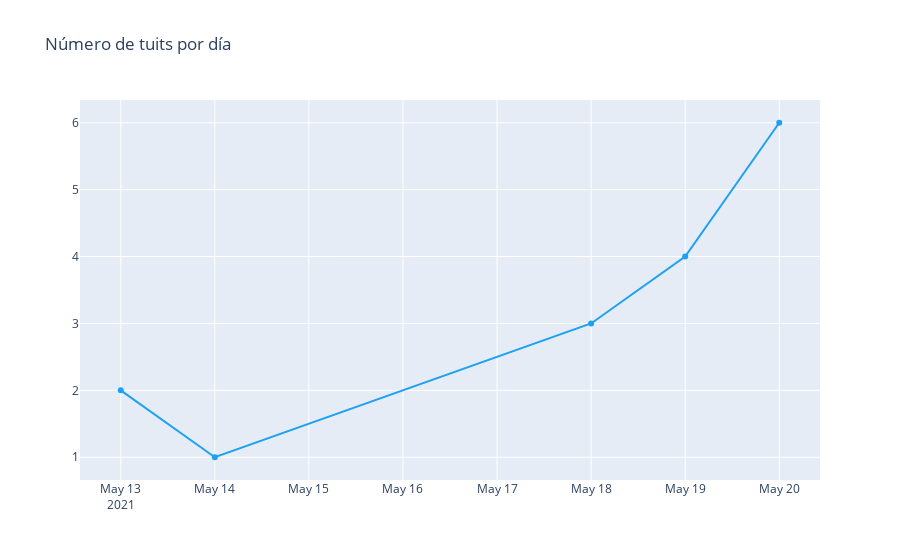

Notebook cell for this chart:
### Code cell
trace = go.Scatter(x=temp.fecha.values,
                   y=temp.cnt.values,
                   text=[f"Fecha: {f}<br>Tuits: {c}" for f,c in zip(temp.fecha.values,temp.cnt.values)],
                   hoverinfo='text',
                   mode='lines+markers',
                   name='Días',
                   line={'color':'#1DA1F2'})
layout = go.Layout(title='Número de tuits por día')
fig = go.Figure(data=[trace], layout=layout)
iplot(fig)

### Figure 1 — Plotly figure (JSON) as saved in the notebook; plotly's stock layout.template omitted (floating-point values rounded to 4 significant figures)
{"data": [{"hoverinfo": "text", "line": {"color": "#1DA1F2"}, "mode": "lines+markers", "name": "Días", "text": ["Fecha: 2021-05-13<br>Tuits: 2", "Fecha: 2021-05-14<br>Tuits: 1", "Fecha: 2021-05-18<br>Tuits: 3", "Fecha: 2021-05-19<br>Tuits: 4", "Fecha: 2021-05-20<br>Tuits: 6"], "type": "scatter", "x": ["2021-05-13", "2021-05-14", "2021-05-18", "2021-05-19", "2021-05-20"], "y": [2, 1, 3, 4, 6]}], "layout": {"title": {"text": "Número de tuits por día"}}}
